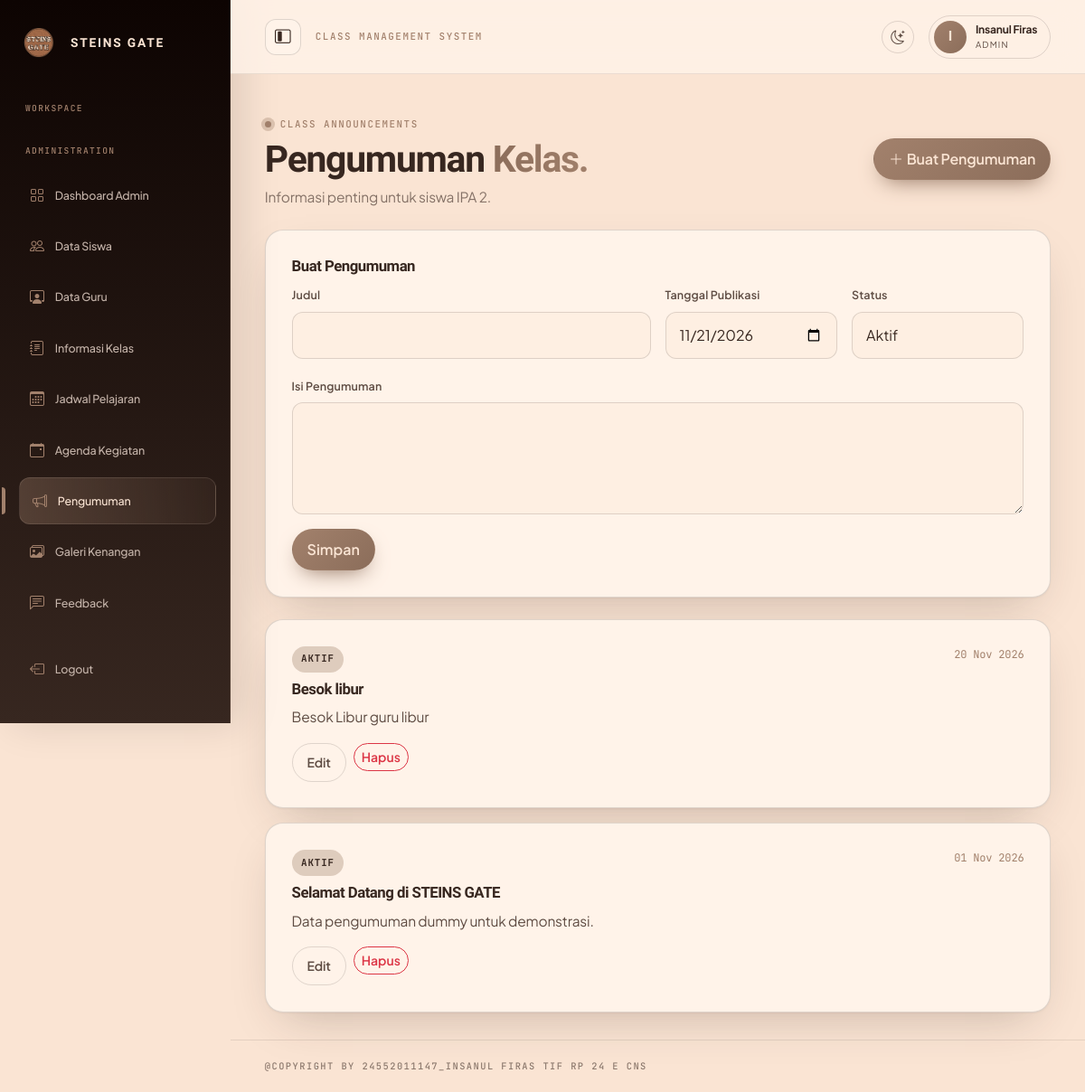
The app's page /dashboard/pengumuman.php (signed in) with its own data.
### tables this page shows
CREATE TABLE `pengumuman` (
  `id` int(11) NOT NULL,
  `judul` varchar(180) NOT NULL,
  `isi` text NOT NULL,
  `tanggal_publikasi` date NOT NULL,
  `status` enum('aktif','arsip') DEFAULT 'aktif'
);

### dashboard/pengumuman.php (the view, shortened to what this page needs)
<?php
require_once __DIR__.'/../config/database.php';
require_once __DIR__.'/../includes/functions.php';
$isAdmin = (current_user()['role'] ?? '') === 'admin';
$edit=null;if($isAdmin&&isset($_GET['edit'])){$q=$pdo->prepare('SELECT * FROM pengumuman WHERE id=?');$q->execute([(int)$_GET['edit']]);$edit=$q->fetch(PDO::FETCH_ASSOC);}
$sql="SELECT * FROM pengumuman";$params=[];if(!$isAdmin){$sql.=" WHERE status='aktif'";}$sql.=" ORDER BY tanggal_publikasi DESC,id DESC";$rows=$pdo->query($sql)->fetchAll(PDO::FETCH_ASSOC);$pageTitle='Pengumuman — STEINS GATE';include __DIR__.'/../includes/dashboard_page_start.php';?>
<div class="page-heading"><div><div class="section-kicker">CLASS ANNOUNCEMENTS</div><h1>Pengumuman <em>Kelas.</em></h1><p>Informasi penting untuk siswa IPA 2.</p></div><?php if($isAdmin):?><a href="#form-pengumuman" class="btn btn-brown"><i class="bi bi-plus-lg me-1"></i>Buat Pengumuman</a><?php endif;?></div><?php sg_show_flash();foreach($errors as $er):?><div class="alert alert-danger"><?=e($er)?></div><?php endforeach;?>
<?php if($isAdmin):?><div class="sg-panel mb-4" id="form-pengumuman"><h3><?=$edit?'Ubah Pengumuman':'Buat Pengumuman'?></h3><form method="post" class="row g-3"><div class="col-md-6"><label class="form-label">Judul</label><input name="judul" class="form-control custom-input" value="<?=e($edit['judul']??'')?>" required></div><div class="col-md-3"><label class="form-label">Tanggal Publikasi</label><input type="date" name="tanggal_publikasi" class="form-control custom-input" value="<?=e($edit['tanggal_publikasi']??date('Y-m-d'))?>" required></div><div class="col-md-3"><label class="form-label">Status</label><select name="status" class="form-select custom-input"><option value="aktif" <?=($edit['status']??'aktif')==='aktif'?'selected':''?>>Aktif</option></select></div><div class="col-12"><label class="form-label">Isi Pengumuman</label><textarea name="isi" rows="4" class="form-control custom-input" required></textarea></div><div class="col-12"><button class="btn btn-brown">Simpan</button> </div></form></div><?php endif;?>
<div class="d-grid gap-3"><?php foreach($rows as $r):?><article class="sg-panel"><div class="d-flex justify-content-between flex-wrap gap-2 mb-2"><span class="sg-badge"><?=e(ucfirst($r['status']))?></span><span class="sg-meta"><?=date('d M Y',strtotime($r['tanggal_publikasi']))?></span></div><h3><?=e($r['judul'])?></h3><p class="mb-0"><?=nl2br(e($r['isi']))?></p><?php if($isAdmin):?><div class="mt-3 d-flex gap-2"><a class="btn btn-sm btn-outline-secondary" href="?edit=<?=$r['id']?>">Edit</a><form method="post" onsubmit="return confirm('Hapus pengumuman ini?')"><input type="hidden" name="csrf_token" value="<?=e(sg_csrf_token())?>"><input type="hidden" name="action" value="delete"><input type="hidden" name="id" value="<?=$r['id']?>"><button class="btn btn-sm btn-outline-danger">Hapus</button></form></div><?php endif;?></article><?php endforeach;?></div><?php if(!$rows):?><div class="sg-panel text-center">Belum ada pengumuman.</div><?php endif;?><?php include __DIR__.'/../includes/dashboard_page_end.php';?>

### assets/css/style.css (style rules this page uses)
:root { --taupe: #A2816C; --medium: #8B6D5A; --brown: #5E4C43; --dark: #372720; --outline: #0D0402; --cream: #FAE4D3; --warm: #C4B3A9; --bg: #FAE4D3; --surface: #fff3e9; --text: #5E4C43; --heading: #372720; --line: rgba(13, 4, 2, .13); --shadow: 0 18px 50px rgba(55, 39, 32, .08); }
* { box-sizing: border-box; }
html { scroll-behavior: smooth; }
body { margin: 0; font-family: 'Manrope', sans-serif; background: var(--bg); color: var(--text); transition: background .25s ease, color .25s ease; }
a { color: inherit; text-decoration: none; }
.btn-brown { border: 1px solid var(--medium); border-radius: 4px; background: var(--medium); color: var(--cream); }
.eyebrow, .section-kicker { display: block; font-size: .68rem; font-weight: 700; letter-spacing: .2em; }
.form-label { color: var(--heading); font-size: .76rem; font-weight: 700; }
.custom-input { padding: 12px; border: 1px solid var(--line); border-radius: 3px; background: var(--bg); color: var(--text); }

### assets/css/dashboard-pages.css (style rules this page uses)
.page-heading { display:flex;justify-content:space-between;align-items:flex-end;gap:1rem;margin-bottom:1.5rem }
.page-heading h1 { font-family:'Playfair Display',serif;font-size:clamp(2rem,4vw,3rem);margin:.25rem 0;color:var(--text,#372720) }
.page-heading p { margin:0;color:var(--muted,#8B6D5A) }
.sg-panel,.sg-card { background:var(--card,#fffaf5);border:1px solid rgba(94,76,67,.14);border-radius:18px;padding:1.2rem;box-shadow:0 8px 24px rgba(55,39,32,.04) }
.sg-panel h3,.sg-card h3 { font-size:1.05rem;font-weight:700;color:var(--text,#372720) }
.sg-badge { display:inline-block;padding:.35rem .65rem;border-radius:999px;background:#FAE4D3;color:#5E4C43;font-size:.75rem;font-weight:700 }
.sg-meta { color:#8B6D5A;font-size:.85rem }
:root { --sg-radius: 20px; --sg-glass: rgba(255, 243, 233, .82); }
body { font-family: 'Manrope', sans-serif; letter-spacing: -.012em; }
h1,h2,h3,h4,.dash-welcome,.page-heading h1 { font-family: 'DM Serif Display', serif; letter-spacing: -.025em; }
.dash-stat,.dash-panel,.sg-panel,.sg-card { border-radius: var(--sg-radius); border-color: rgba(94,76,67,.13); box-shadow: 0 14px 40px rgba(55,39,32,.065); }
.btn-brown,.btn-outline-brown,.btn-outline-secondary { border-radius: 11px; padding: 10px 16px; font-weight: 800; transition: .2s ease; }
.btn-brown { box-shadow: 0 8px 18px rgba(94,76,67,.16); }
.custom-input { border-radius: 10px; padding: 12px 14px; }
.page-heading { align-items: center; }
.page-heading h1 { font-size: clamp(2.5rem, 5vw, 3.8rem); }
.sg-panel { padding: clamp(1.1rem, 2.5vw, 1.8rem); }
.sg-panel form .form-label { font-weight: 600; color: var(--text, #372720); }
.sg-panel .btn { border-radius: 10px; }
.sg-panel form .custom-input { min-height: 44px; }

### records on screen
pengumuman: status "AKTIF", tanggal_publikasi "20 Nov 2026", judul "Besok libur", isi "Besok Libur guru libur"
pengumuman: status "AKTIF", tanggal_publikasi "01 Nov 2026", judul "Selamat Datang di STEINS GATE", isi "Data pengumuman dummy untuk demonstrasi."

### other values on screen
substr($namaUser, 0, 1) "I"
$namaUser "Insanul Firas"
$role "ADMIN"
COPYRIGHT_TEXT "@COPYRIGHT BY 24552011147_INSANUL FIRAS TIF RP 24 E CNS"
